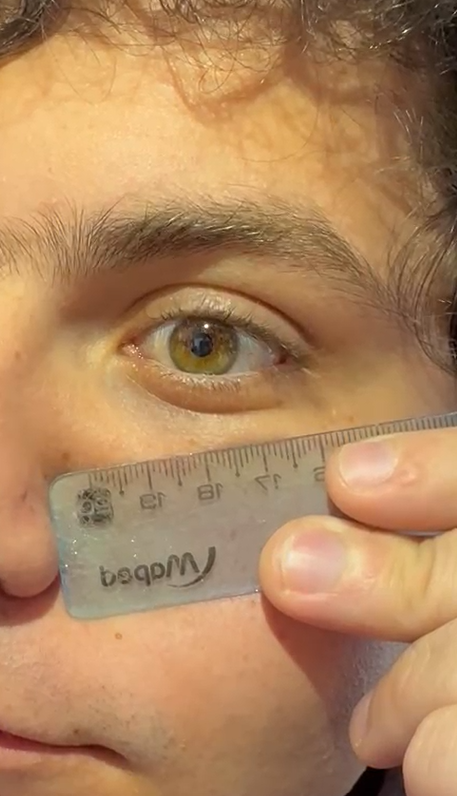
#> input picture data/frames/Frame_Delca_1.png, 457 x 796 px; its folder holds only this picture in this run
$ python -i segmentacion.py   (imports and definitions only)   (older library calls are emulated)
#> lines starting #> are read from the running program, lines starting #| are printed output that depends on the picture; after the words box and inside, x2 and y2 are one past the last pixel; in counts of white or black regions, pixels touching at a corner belong together
#> further down, picture is the input picture: shape (796, 457, 3); mean B, G, R 94, 133.7, 175.7
"""
src/modulo1/segmentacion.py — Módulo 2, punto 2.1
"Segmentacion y Morfologia Matematica de la Pupila"

Idea general
------------
Completar

"""

import cv2
import numpy as np
from src.modulo1.calidad_filtrado import filtro_gaussiano, conv_grises, aplicar_clahe
from src.modulo1.carga_muestreo import rgb_a_hsv
from src.config import cargar_config
from skimage.filters import gaussian
from skimage.segmentation import active_contour
from skimage.draw import polygon
from skimage.segmentation import watershed
from sklearn.cluster import KMeans
import matplotlib.pyplot as plt


# =============================================================================
# 2.1 OTSU
# =============================================================================

# [14 lines left out: function segmentar_otsu, not called in this run]

# =============================================================================
# 2.2 ESTIMAR CENTRO DE PUPILA Y RADIO
# =============================================================================
 # Toma de entrada la imagen y el radio del disco que se quiere hallar. Como no
 # se conoce este radio, estimar_pupila le va a pasar varios y se queda con el que más
 # contraste le da.

def _contraste_disco(img, r):
    """Mapa de contraste para un radio r: brillo medio de un anillo exterior
    menos brillo medio de un disco interior. Si da un valor alto, se tiene un disco oscuro rodeado
    de algo más claro (iris sobre esclerótica, pupila sobre iris)."""
    #===========

    # 1) Se define el kernel.
    c = 2 * r # Índice del centro del kernel en píxeles.

    yy, xx = np.ogrid[:4 * r + 1, :4 * r + 1] # Crea dos coordenadas sin construir la grilla entera.
    # yy es una columna de 0 a 4r, xx una fila de 0 a 4r, y se expande solo si hace falta a (4r+1)(4r+1)

    #===========

    # 2) Distancia de cada píxel al centro del kernel.
    d = np.hypot(xx - c, yy - c) #==> matriz (4r+1)(4r+1), cada celda guarda la distancia de ese píxel al centro del kernel.

    #===========

    # 3) Definición de disco y anillo.
    disco = (d <= r).astype(np.float32) # 1 píxeles a distancia <= r del centro, 0 sino.
    # Define un círculo relleno.

    anillo = ((d > 1.15 * r) & (d <= 1.6 * r)).astype(np.float32) # 1 en píxeles a distancia entre 1.15r y 1.6r del centro, 0 sino.
    # Dibuja una corona alrededor del disco.

    #===========

    # 4) Normalización por la cantidad de 1s

    # Divide cada molde por la cantidad de 1s que tiene ==> c/ molde suma 1 y, ...
    # ... al aplicar el kernel sobre la imagen, el resultado en cada posición es un promedio.
    # Además permite comparar disco y anillo.
    disco /= disco.sum()
    anillo /= anillo.sum()

    #===========

    # 5) Padding
    # Se genera un paddeado de 2r píxeles relleno con un reflejo del borde de la imagen.
    pad = 2 * r
    P = cv2.copyMakeBorder(img, pad, pad, pad, pad, cv2.BORDER_REFLECT)

    #===========

    # 6) Operación diferencia anillo - disco y recorrido del kernel sobre la imagen.
    # Desliza el kernel por cada píxel de la imagen y, en cada posición, calcula el promedio ponderado de lo que cae debajo.
    out = cv2.filter2D(P, -1, anillo) - cv2.filter2D(P, -1, disco) # Esta es la resta anillo - disco

    #===========

    #7) Salida
    # El resultado es alto donde el disco es oscuro y el anillo es claro.
    # Recorta padding para volver al tamaño original.
    return out[pad:-pad, pad:-pad]


def estimar_pupila(img_gris, radio_iris_rel=(0.10, 0.17),
                   radio_pupila_rel=(0.20, 0.60), contraste_min=25,
                   devolver_iris=False):
    """Estima centro y radio de la pupila en una imagen en escala de grises.

    Etapa 1: busca el iris (disco oscuro grande). Acotar el radio evita que
             gane una sombra o un grupo de pestañas.
    Etapa 2: busca la pupila (disco oscuro chico) solo cerca del centro del iris.
             Funciona aunque un reflejo tape parte de la pupila.

    radio_iris_rel   : rango del radio del iris, fracción del ANCHO de la imagen.
    radio_pupila_rel : rango del radio de la pupila, fracción del radio del iris.
    contraste_min    : si el iris no destaca al menos esto (niveles de gris),
                       se devuelve None (p. ej. parpadeo).
    devolver_iris    : si True devuelve ((cx, cy, r_pupila), (cx, cy, r_iris)).

    Devuelve (cx, cy, r) en píxeles, o None.
    """
#> called with radio_iris_rel = (0.1, 0.17), radio_pupila_rel = (0.2, 0.6), contraste_min = 25, devolver_iris = False
    #===========

    # 1) Preparación
    h, w = img_gris.shape[:2] #==> alto y ancho de la imagen.
#> h = 796; w = 457
    img = cv2.GaussianBlur(img_gris, (5, 5), 0).astype(np.float32) #==> suavizado con Gaussiano 5x5 para que el ruido y los detalles finos no dominen el promedio.
                                                                   #==> conversión a float32 para _contraste_disco
    yy, xx = np.mgrid[:h, :w] #==> matrices del tamaño de la imagen (yy guarda fila de cada píxel, xx la columna).

    #===========
    # 2) Iris

    mejor = None # Guarda mejor candidato de (contraste, x, y, r)
    # Límites del radio (10% y 17% del ancho)
    r_min = max(int(radio_iris_rel[0] * w), 4) # Evita radios muy chicos si la imagen es chica.
#> r_min = 45
    r_max = max(int(radio_iris_rel[1] * w), r_min) # rmax > rmin
#> r_max = 77

    # Iteración sobre distintos valores de radio r, de 2 en 2.
    for r in range(r_min, r_max + 1, 2):
        s = _contraste_disco(img, r) ## ==> Llamado a _contraste_disco

        # Se pone un valor muy grande y negativo en un marco de r/2 píxeles en los 4 bordes del mapa.
        # Es una forma de decir que el centro del iris nunca va a estar pegado al borde, donde se hizo un padding.
        m = int(r * 0.5)
        s[:m] = s[-m:] = -1e9
        s[:, :m] = s[:, -m:] = -1e9

        # Guarda el máximo del mapa de contraste s y su posición (x,y), el píxel de la imagen donde
        # _contraste_disco dio el valor más alto para ese radio rl
        _, val, _, (x, y) = cv2.minMaxLoc(s)

        # Si este radio dio más contraste que el mejor radio hasta ahora, guardar: contraste, centro y radio.
        if mejor is None or val > mejor[0]:
            mejor = (val, x, y, r)
#> this loop made 1 pass
#> pass 1, in _contraste_disco, `P = cv2.copyMakeBorder(img, pad, pad, pad, pad, cv2.BORDER_REFLECT)`:
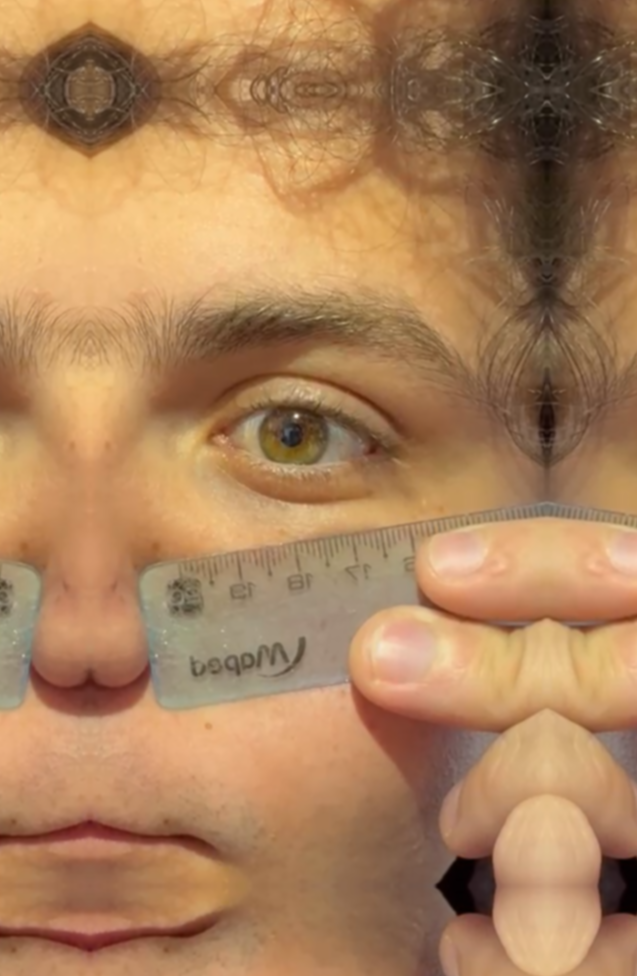
#> P: shape (976, 637, 3) float32; mean B, G, R 90.7, 129.2, 171.3
#> pass 1, in _contraste_disco, `out = cv2.filter2D(P, -1, anillo) - cv2.filter2D(P, -1, disco)`:
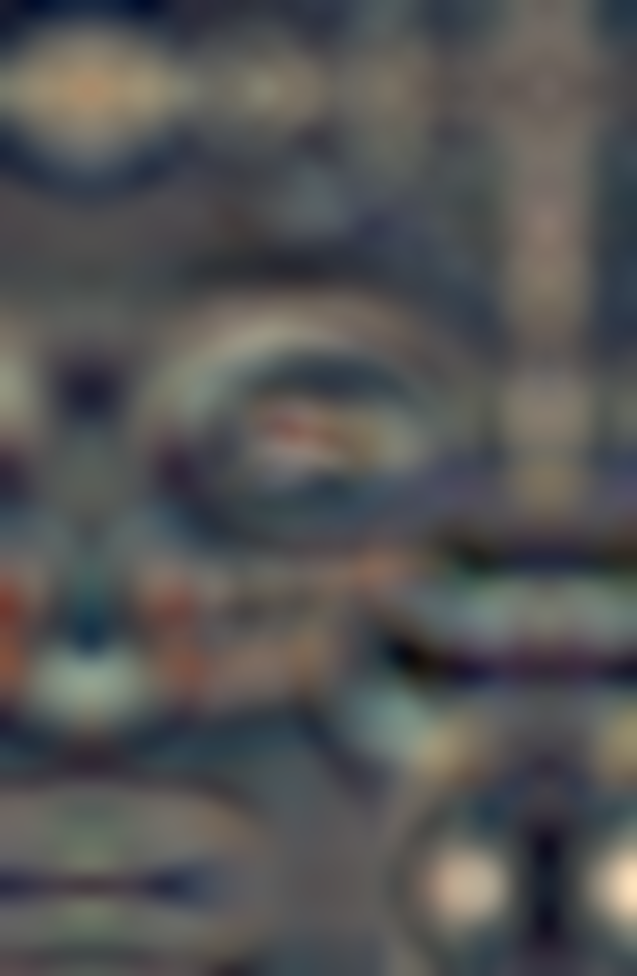
#> out: shape (976, 637, 3) float32; mean B, G, R 0, 0, 0; drawn with min black and max white
#> pass 1, in estimar_pupila, `s = _contraste_disco(img, r)`:
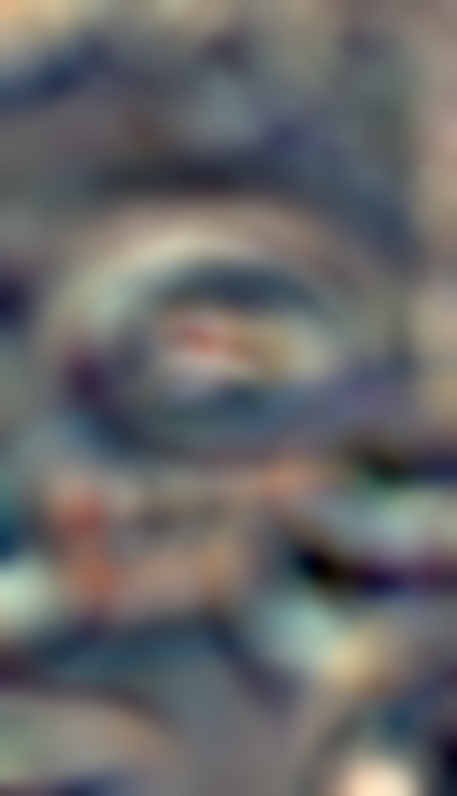
#> s: shape (796, 457, 3) float32; mean B, G, R 0, 0, 0; drawn with min black and max white
#> after the loop:
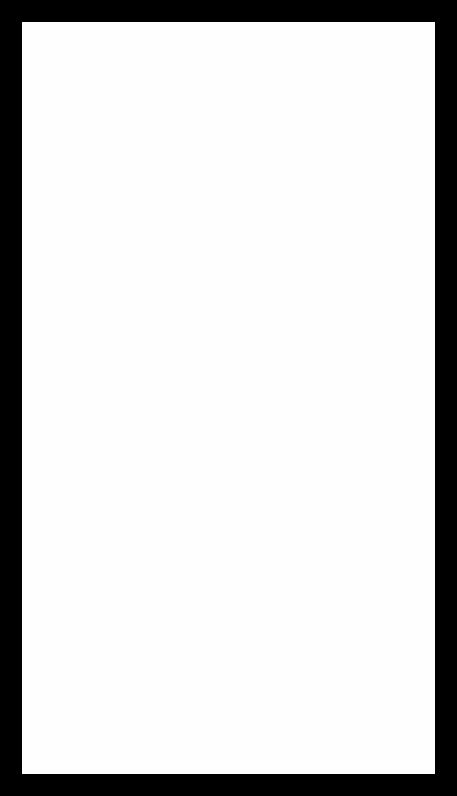
#> s: shape (796, 457, 3) float32; 14.62% of pixels changed, all inside (x1, y1, x2, y2) = (0, 0, 457, 796); drawn with min black and max white

    # Obtiene el mejor. Si su contraste no llega a 25 niveles de grises, asume que no hay iris claro
    # (por ejemplo, está parpadeando) y devuelve None.

    val_iris, ix, iy, ir = mejor
    if val_iris < contraste_min:
        return None

    #===========
    # 3) Pupila dentro del iris

    mejor_p = None # Guarda mejor candidato.

    # Límites del radio del la pupila (20% a 60% del radio del iris)
    rp_min = max(int(radio_pupila_rel[0] * ir), 3)
    rp_max = max(int(radio_pupila_rel[1] * ir), rp_min)

    # Itera con distintos radios en el rango elegido.
    for r in range(rp_min, rp_max + 1, 2):
        s = _contraste_disco(img, r)

        # Excluyo centros a menos de r/2 del borde: ahí el valor depende del relleno
        # por reflejo (padding).
        # Se supone que el centro del iris no está pegado al borde de la ROI.
        s[np.hypot(xx - ix, yy - iy) > 0.5 * ir] = -1e9

        # Busca máximo y su posición, compara radios, se queda con el ganador.
        _, val, _, (x, y) = cv2.minMaxLoc(s)
        if mejor_p is None or val > mejor_p[0]:
            mejor_p = (val, x, y, r)
    _, px, py, pr = mejor_p

    #===========
    # 4) Salida. Convierte todo a float y devuelve la pupila o la pupila con el iris.
    # Devuelve (cx, cy, r).

    pupila = (float(px), float(py), float(pr))
    if devolver_iris:
        return pupila, (float(ix), float(iy), float(ir))
    return pupila


# =============================================================================
# 2.2 SNAKE
# =============================================================================

# [277 lines left out: functions segmentar_snake, crear_marcadores, calcular_gradiente_sobel, segmentar_watershed, segmentar_kmeans, segmentar_pupila, not called in this run]

>>> import cv2
>>> picture = cv2.imread('../../data/frames/Frame_Delca_1.png')
#> (the run stopped early here; a loop or call above may not have finished)

$ run again, on data/frames/frame_1_1.png
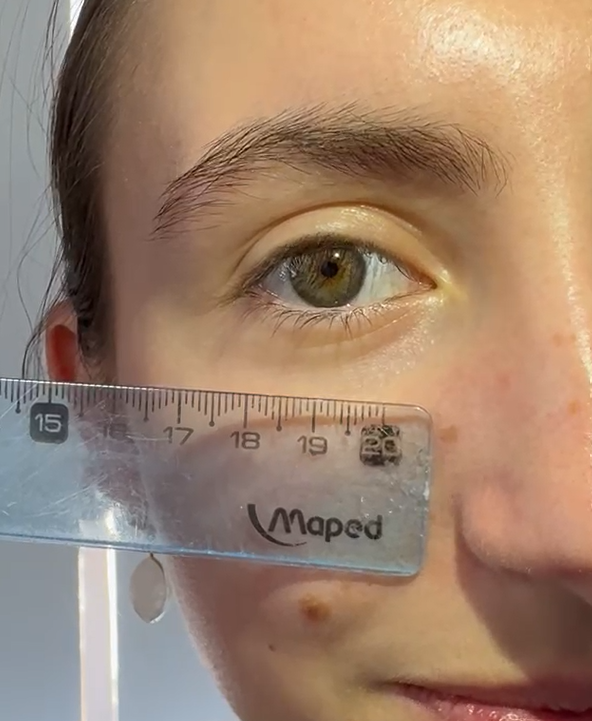
#> input picture data/frames/frame_1_1.png, 592 x 721 px
#> picture is the input picture: shape (721, 592, 3); mean B, G, R 109, 129.6, 157.2
#> the loop in estimar_pupila, `for r in range(r_min, r_max + 1, 2):` made 1 pass
#> pass 1, in _contraste_disco, `out = cv2.filter2D(P, -1, anillo) - cv2.filter2D(P, -1, disco)`:
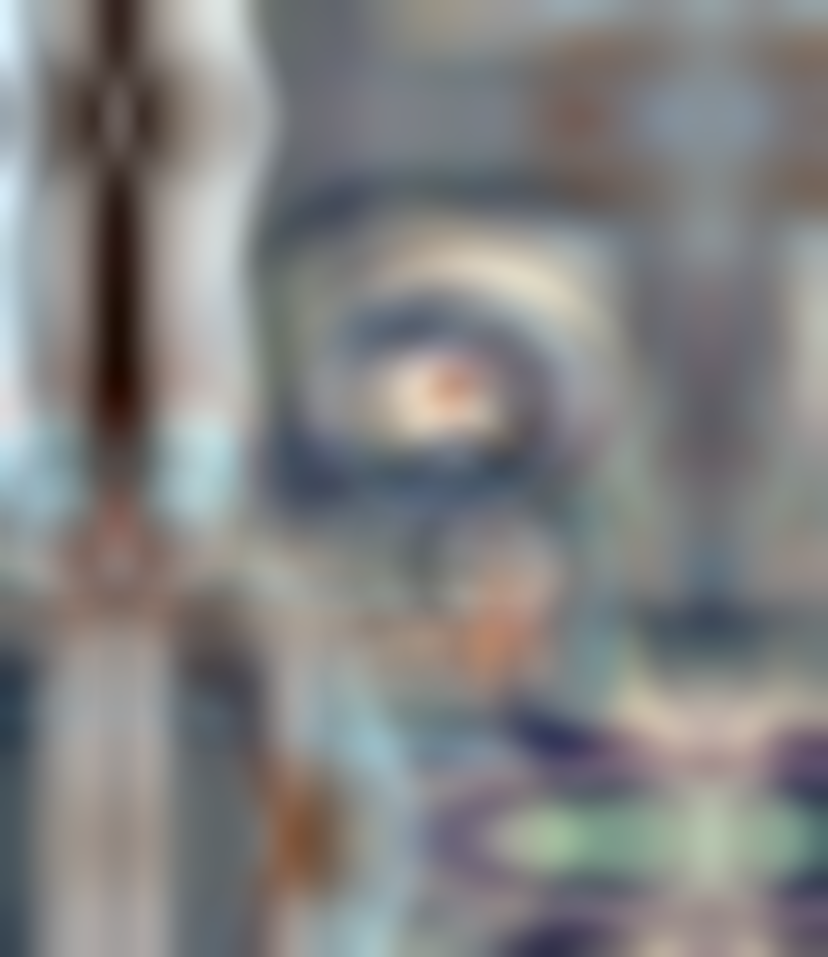
#> out: shape (957, 828, 3) float32; mean B, G, R 0, 0, 0; drawn with min black and max white
#> after the loop in estimar_pupila, `for r in range(r_min, r_max + 1, 2):`:
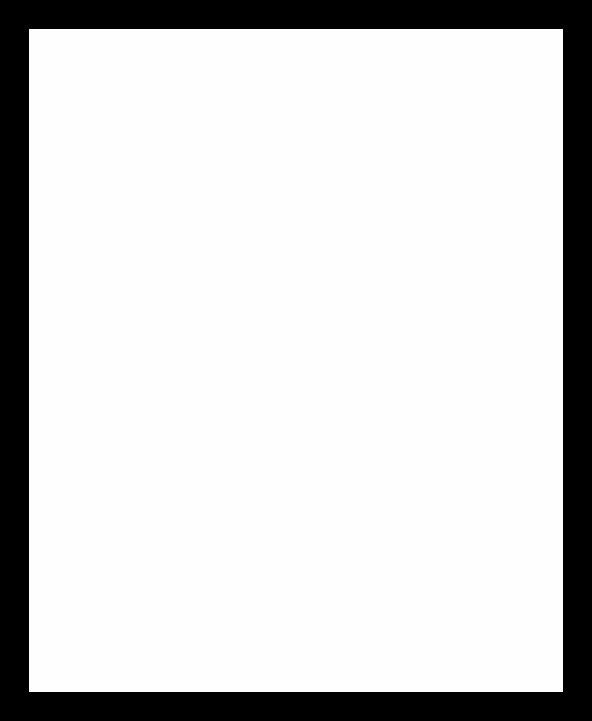
#> s: shape (721, 592, 3) float32; mean B, G, R -170400304, -170400304, -170400304; drawn with min black and max white
